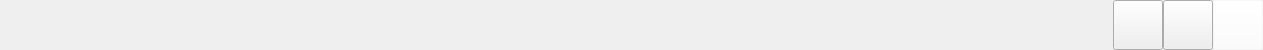
        <widget class="QWidget" name="widget_2" native="true">
         <property name="maximumSize">
          <size>
           <width>16777215</width>
           <height>50</height>
          </size>
         </property>
         <property name="styleSheet">
          <string notr="true">#widget_2{
background-color: rgba(32, 255, 51, 0);
border-top-left-radius: 10px;
border-top-right-radius: 10px;
border-bottom : 1px solid rgb(0, 85, 127)}</string>
         </property>
         <layout class="QHBoxLayout" name="horizontalLayout_2">
          <property name="spacing">
           <number>0</number>
          </property>
          <property name="leftMargin">
           <number>0</number>
          </property>
          <property name="topMargin">
           <number>0</number>
          </property>
          <property name="rightMargin">
           <number>0</number>
          </property>
          <property name="bottomMargin">
           <number>0</number>
          </property>
          <item>
           <widget class="QWidget" name="widget_5" native="true">
            <property name="minimumSize">
             <size>
              <width>0</width>
              <height>50</height>
             </size>
            </property>
            <property name="maximumSize">
             <size>
              <width>16777215</width>
              <height>50</height>
             </size>
            </property>
            <layout class="QHBoxLayout" name="horizontalLayout_4">
             <property name="spacing">
              <number>0</number>
             </property>
             <property name="leftMargin">
              <number>0</number>
             </property>
             <property name="topMargin">
              <number>0</number>
             </property>
             <property name="rightMargin">
              <number>0</number>
             </property>
             <property name="bottomMargin">
              <number>0</number>
             </property>
             <item>
              <widget class="QWidget" name="widget_9" native="true">
               <property name="minimumSize">
                <size>
                 <width>100</width>
                 <height>50</height>
                </size>
               </property>
               <property name="maximumSize">
                <size>
                 <width>100</width>
                 <height>50</height>
                </size>
               </property>
               <property name="styleSheet">
                <string notr="true">#widget9{border-right : 2px solid rgb(125, 145, 170);}</string>
               </property>
               <layout class="QHBoxLayout" name="horizontalLayout_7">
                <property name="spacing">
                 <number>0</number>
                </property>
                <property name="leftMargin">
                 <number>0</number>
                </property>
                <property name="topMargin">
                 <number>0</number>
                </property>
                <property name="rightMargin">
                 <number>0</number>
                </property>
                <property name="bottomMargin">
                 <number>0</number>
                </property>
                <item>
                 <widget class="QLabel" name="label">
                  <property name="minimumSize">
                   <size>
                    <width>50</width>
                    <height>50</height>
                   </size>
                  </property>
                  <property name="maximumSize">
                   <size>
                    <width>50</width>
                    <height>50</height>
                   </size>
                  </property>
                  <property name="styleSheet">
                   <string notr="true">
border-radius : 10px</string>
                  </property>
                  <property name="text">
                   <string/>
                  </property>
                  <property name="pixmap">
                   <pixmap>Image/Fox.png</pixmap>
                  </property>
                  <property name="alignment">
                   <set>Qt::AlignCenter</set>
                  </property>
                 </widget>
                </item>
               </layout>
              </widget>
             </item>
             <item>
              <spacer name="horizontalSpacer_2">
               <property name="orientation">
                <enum>Qt::Horizontal</enum>
               </property>
               <property name="sizeHint" stdset="0">
                <size>
                 <width>1013</width>
                 <height>20</height>
                </size>
               </property>
              </spacer>
             </item>
            </layout>
           </widget>
          </item>
          <item>
           <widget class="QWidget" name="widget_4" native="true">
            <layout class="QHBoxLayout" name="horizontalLayout_3">
             <property name="spacing">
              <number>0</number>
             </property>
             <property name="leftMargin">
              <number>0</number>
             </property>
             <property name="topMargin">
              <number>0</number>
             </property>
             <property name="rightMargin">
              <number>0</number>
             </property>
             <property name="bottomMargin">
              <number>0</number>
             </property>
             <item>
              <widget class="QPushButton" name="btn_substract">
               <property name="minimumSize">
                <size>
                 <width>50</width>
                 <height>50</height>
                </size>
               </property>
               <property name="cursor">
                <cursorShape>PointingHandCursor</cursorShape>
               </property>
               <property name="styleSheet">
                <string notr="true">background-color: rgba(255, 255, 255, 0);
background-color:rgba(255,255,255,0);box-shadow:0,0,0,0}
#btn_substract:hover{
background-color:rgb(0,160,255);


</string>
               </property>
               <property name="text">
                <string/>
               </property>
               <property name="icon">
                <iconset>
                 <normaloff>Image/icons8-reduce-24.png</normaloff>Image/icons8-reduce-24.png</iconset>
               </property>
               <property name="iconSize">
                <size>
                 <width>42</width>
                 <height>29</height>
                </size>
               </property>
              </widget>
             </item>
             <item>
              <widget class="QPushButton" name="btn_pile_stack">
               <property name="minimumSize">
                <size>
                 <width>50</width>
                 <height>50</height>
                </size>
               </property>
               <property name="cursor">
                <cursorShape>PointingHandCursor</cursorShape>
               </property>
               <property name="styleSheet">
                <string notr="true">background-color: rgba(255, 255, 255, 0);
background-color:rgba(255,255,255,0);box-shadow:0,0,0,0}
#btn_pile_stack:hover{
background-color:rgb(0,160,255);
</string>
               </property>
               <property name="text">
                <string/>
               </property>
               <property name="icon">
                <iconset>
                 <normaloff>Image/icons8-restore-window-50.png</normaloff>Image/icons8-restore-window-50.png</iconset>
               </property>
               <property name="iconSize">
                <size>
                 <width>23</width>
                 <height>27</height>
                </size>
               </property>
              </widget>
             </item>
             <item>
              <widget class="QPushButton" name="btn_exit">
               <property name="minimumSize">
                <size>
                 <width>50</width>
                 <height>50</height>
                </size>
               </property>
               <property name="cursor">
                <cursorShape>PointingHandCursor</cursorShape>
               </property>
               <property name="styleSheet">
                <string notr="true">#btn_exit{background-color: rgba(255, 255, 255, 0);
background-color:rgba(255,255,255,0);
}
#btn_exit:hover{
background-color: rgb(0,160,255);
border-top-right-radius: 10px;
}</string>
               </property>
               <property name="text">
                <string/>
               </property>
               <property name="icon">
                <iconset>
                 <normaloff>Image/icons8-close-window-50.png</normaloff>Image/icons8-close-window-50.png</iconset>
               </property>
               <property name="iconSize">
                <size>
                 <width>20</width>
                 <height>28</height>
                </size>
               </property>
              </widget>
             </item>
            </layout>
           </widget>
          </item>
         </layout>
        </widget>
